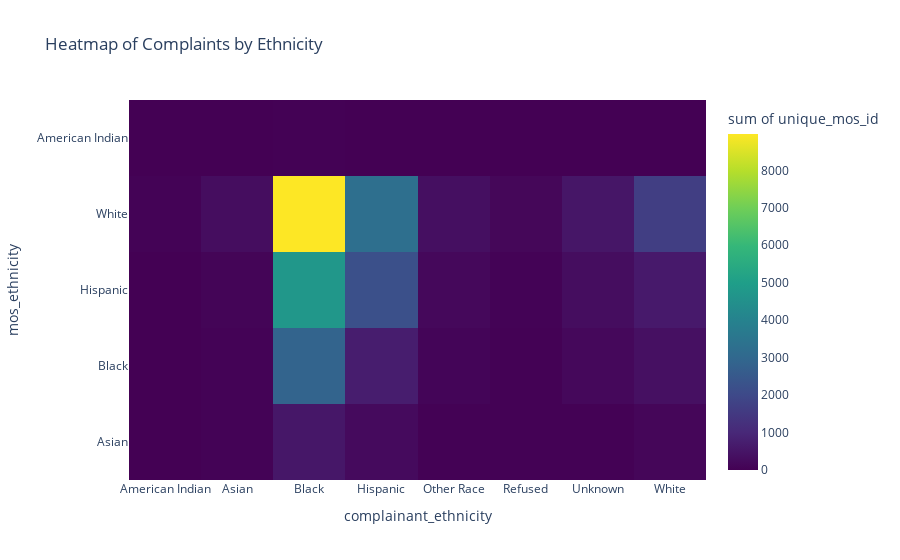

The notebook cell this image was saved under:
### Code cell
import plotly.express as px

heatmap = px.density_heatmap(
    race_allegations_flat,
    x='complainant_ethnicity',
    y='mos_ethnicity',
    z='unique_mos_id',
    color_continuous_scale='Viridis',  # or 'Blues', 'Hot', etc.
    title="Heatmap of Complaints by Ethnicity"
)
heatmap.show()

### Figure 1 — Plotly figure (JSON) as saved in the notebook; plotly's stock layout.template omitted (floating-point values rounded to 4 significant figures)
{"data": [{"coloraxis": "coloraxis", "histfunc": "sum", "hovertemplate": "complainant_ethnicity=%{x}<br>mos_ethnicity=%{y}<br>sum of unique_mos_id=%{z}<extra></extra>", "name": "", "type": "histogram2d", "x": ["American Indian", "American Indian", "American Indian", "American Indian", "Asian", "Asian", "Asian", "Asian", "Black", "Black", "Black", "Black", "Black", "Hispanic", "Hispanic", "Hispanic", "Hispanic", "Hispanic", "Other Race", "Other Race", "Other Race", "Other Race", "Other Race", "Refused", "Refused", "Refused", "Refused", "Unknown", "Unknown", "Unknown", "Unknown", "Unknown", "White", "White", "White", "White", "White"], "xaxis": "x", "xbingroup": "x", "y": ["Asian", "Black", "Hispanic", "White", "Asian", "Black", "Hispanic", "White", "American Indian", "Asian", "Black", "Hispanic", "White", "American Indian", "Asian", "Black", "Hispanic", "White", "American Indian", "Asian", "Black", "Hispanic", "White", "Asian", "Black", "Hispanic", "White", "American Indian", "Asian", "Black", "Hispanic", "White", "American Indian", "Asian", "Black", "Hispanic", "White"], "yaxis": "y", "ybingroup": "y", "z": [2, 4, 8, 50, 61, 58, 96, 317, 18, 558, 2846, 4722, 8970, 2, 236, 709, 2215, 3262, 6, 19, 98, 187, 367, 18, 38, 58, 145, 2, 27, 181, 302, 529, 2, 129, 380, 625, 1647]}], "layout": {"coloraxis": {"colorbar": {"title": {"text": "sum of unique_mos_id"}}, "colorscale": [[0, "#440154"], [0.1111, "#482878"], [0.2222, "#3e4989"], [0.3333, "#31688e"], [0.4444, "#26828e"], [0.5556, "#1f9e89"], [0.6667, "#35b779"], [0.7778, "#6ece58"], [0.8889, "#b5de2b"], [1, "#fde725"]]}, "legend": {"tracegroupgap": 0}, "title": {"text": "Heatmap of Complaints by Ethnicity"}, "xaxis": {"anchor": "y", "domain": [0, 1], "title": {"text": "complainant_ethnicity"}}, "yaxis": {"anchor": "x", "domain": [0, 1], "title": {"text": "mos_ethnicity"}}}}
